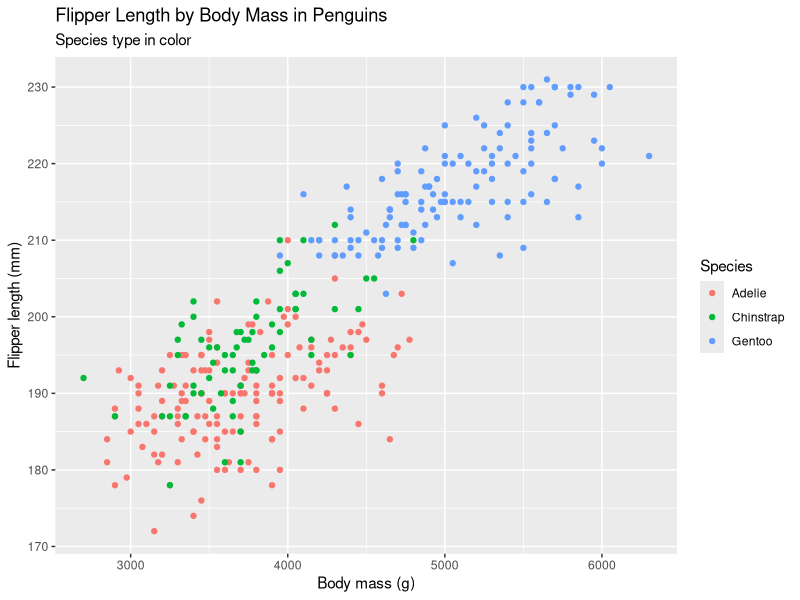
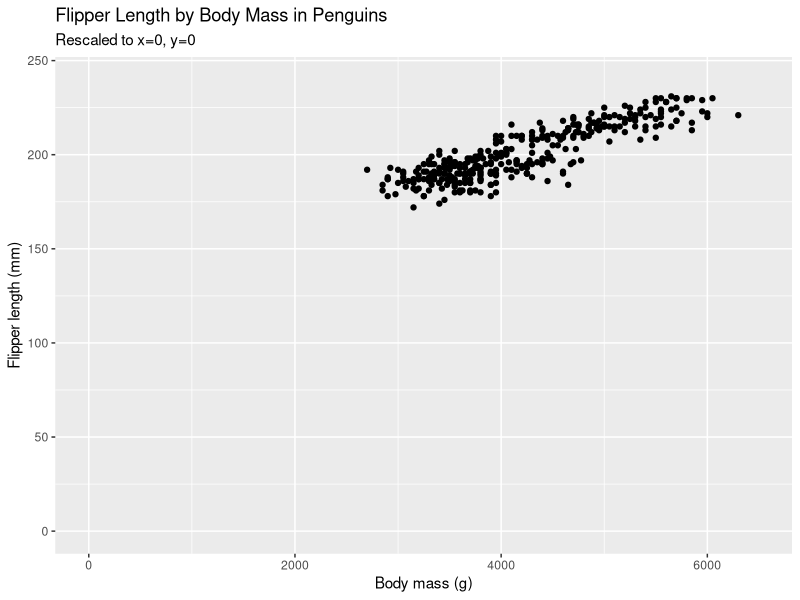
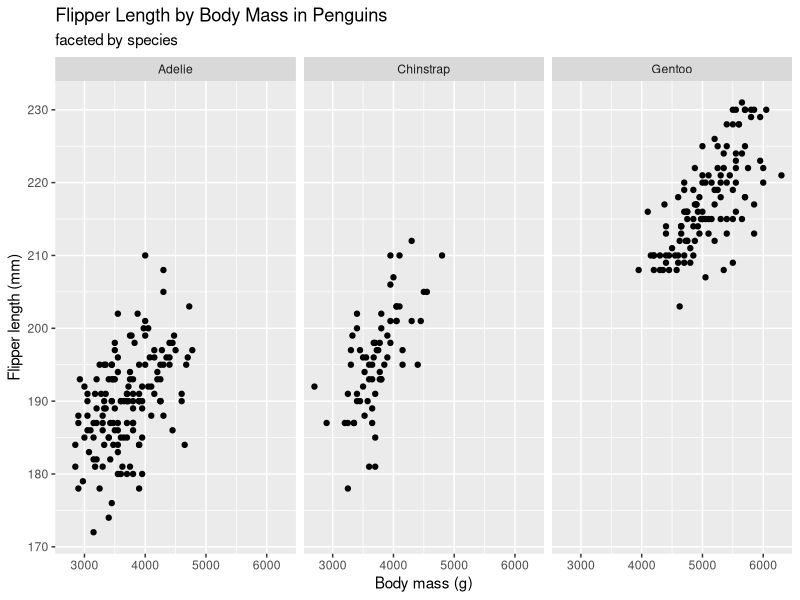

The R script that drew these images, in order:
## ---- chunk 1
#| warning: false
library(ggplot2)
library(palmerpenguins)
head(penguins)
## ---- chunk 2
#| echo: false
#| warning: false
#| fig-height: 3.5
ggplot(penguins) + 
  geom_point(aes(body_mass_g, flipper_length_mm, color = species)) + 
  labs(title = 'Flipper Length by Body Mass in Penguins',
       subtitle = 'Species type in color', 
       x = 'Body mass (g)',
       y = 'Flipper length (mm)', 
       color = 'Species')
## ---- chunk 3
#| echo: false
#| warning: false
#| fig-height: 3.5
ggplot(penguins) + 
  geom_point(aes(body_mass_g, flipper_length_mm)) + 
  scale_x_continuous(limits = c(0,6500)) + 
  scale_y_continuous(limits = c(0,240)) + 
  labs(title = 'Flipper Length by Body Mass in Penguins',
       subtitle = 'Rescaled to x=0, y=0', 
       x = 'Body mass (g)',
       y = 'Flipper length (mm)')
## ---- chunk 4
#| echo: false
#| warning: false
#| fig-height: 3.5
ggplot(penguins) + 
  geom_point(aes(body_mass_g, flipper_length_mm)) +
  facet_wrap(~species) + 
  labs(title = 'Flipper Length by Body Mass in Penguins',
       subtitle = 'faceted by species', 
       x = 'Body mass (g)',
       y = 'Flipper length (mm)')
